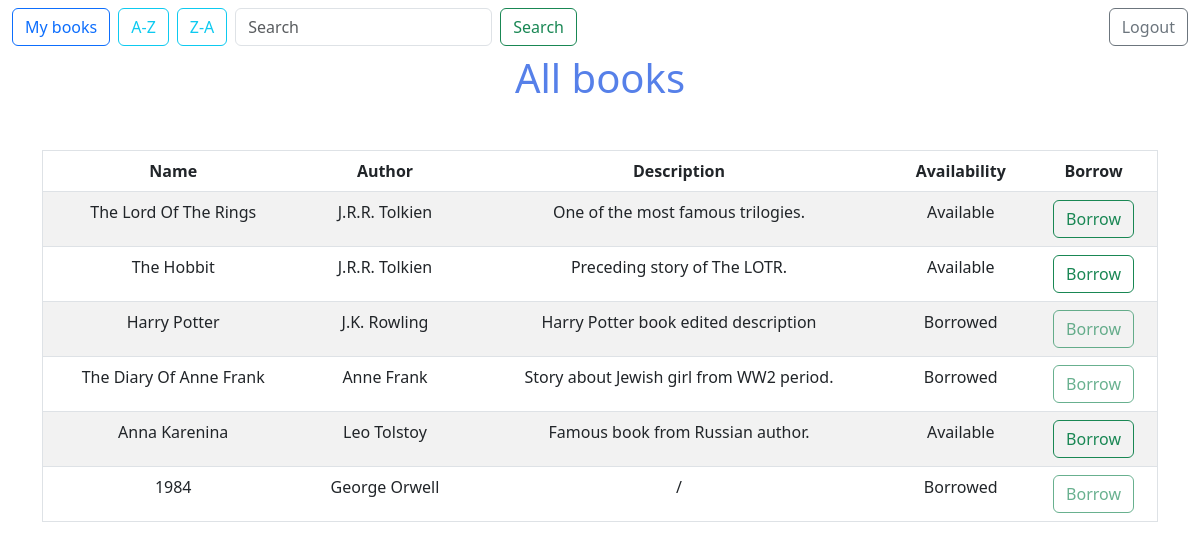
Page /books.php (signed in) on the committed database.
### tables this page shows
CREATE TABLE `books` (
  `id` int(11) NOT NULL,
  `name` varchar(50) NOT NULL,
  `author` int(11) NOT NULL,
  `description` text NOT NULL,
  `availability` varchar(50) NOT NULL
);

CREATE TABLE `author` (
  `id` int(11) NOT NULL,
  `name` varchar(50) NOT NULL
);

### books.php (the view, shortened to what this page needs)
<?php
    $conn = mysqli_connect('localhost', 'root', '', 'online_library_db');
?>
<!DOCTYPE html>
<html lang="en">
<head>
    <link href="https://cdn.jsdelivr.net/npm/bootstrap@5.3.0-alpha1/dist/css/bootstrap.min.css" rel="stylesheet">
    <link rel="stylesheet" href="style.css">
</head>
<body class="my-gradient">
    <nav class="navbar navbar-expand-lg ">
        <div class="container-fluid">
            <form action="my_books.php" method="post" class="d-flex me-2">
                <button class="btn btn-outline-primary">My books</button>
            </form>
            <form class="d-flex me-2" action="books.php" method="get">
                <button class="btn btn-outline-info" type="submit">A-Z</button>
            </form>
            <form class="d-flex me-2" action="books.php" method="get">
                <button class="btn btn-outline-info" type="submit">Z-A</button>
            </form>
            <form class="d-flex me-auto" role="search" action="books.php" method="get">
                <input class="form-control me-2" type="search" name="search" placeholder="Search" aria-label="Search">
                <button class="btn btn-outline-success" type="submit">Search</button>
            </form>
            <form class="d-flex ms-auto" action="logout.php" method="post">
                <button class="btn btn-outline-secondary" type="submit">Logout</button>
            </form>
        </div>
    </nav>
    <h1 class="text-center custom-text-blue ms-auto me-auto">All books</h1>
    <div class="container text-center mt-5">
        <table class="table table-striped admin-panel border">
            <thead>
                <tr>
                    <th>Name</th>
                    <th>Author</th>
                    <th>Description</th>
                    <th>Availability</th>
                    <th>Borrow</th>
                </tr>
            </thead>
            <tbody>
                <?php
                    if(key_exists('search', $_GET)){
                        $term = $_GET['search'];
                        $term = "%$term%";
                        $sql = "SELECT books.id, books.name AS name, author.name AS author, books.description, books.availability FROM books, author WHERE books.author = author.id AND (books.name LIKE ? OR author.name LIKE ?)";
                    }
                    else{
                        $sql = "SELECT books.id, books.name AS name, author.name AS author, books.description, books.availability FROM books, author WHERE books.author = author.id";
                    }
                    $stmt = mysqli_prepare($conn, $sql);
                    mysqli_stmt_execute($stmt);
                    $data = [];
                    $books = mysqli_stmt_get_result($stmt);
                    while ($row =  mysqli_fetch_assoc($books)) {
                        $data[] = $row;
                    }
                    foreach ($data as $book) {
                        $id = $book['id'];
                        $name = $book['name'];
                        $author = $book['author'];
                        $description = $book['description'];
                        $availability = $book['availability'];
                        $my_id = $_SESSION['my_id'];
                        echo
                        "
                            <tr>
                                <td id=\"name-$id\">$name</td>
                                <td id=\"author-$id\">$author</td>
                                <td id=\"description-$id\">$description</td>
                                <td id=\"availability-$id\">$availability</td>
                        ";
                        if($availability === 'Available'){
                            echo
                            "
                                    <td>
                                        <form action=\"borrow_book.php\" method=\"post\">
                                            <input type=\"hidden\" name=\"book_id\" value=\"$id\"/>
                                            <input type=\"hidden\" name=\"user_id\" value=\"$my_id\"/>
                                            <button class=\"btn btn-outline-success\">Borrow</button>
                                        </form>
                                    </td>
                                </tr>
                            ";
                        }
                        else{
                            echo
                            "
                                    <td>
                                        <form action=\"\" method=\"post\">
                                            <input type=\"hidden\" name=\"book_id\" value=\"$id\"/>
                                            <button class=\"btn btn-outline-success\" disabled >Borrow</button>
                                        </form>
                                    </td>
                                </tr>
                            ";
                        }
                    }
                ?>
            </tbody>
        </table>
    </div>
</body>
</html>

### style.css (style rules this page uses)
.custom-text-blue { color: #5680e9 }
.my-gradient { background-image: url("img/gradient.jpg"); background-size: cover; }
.admin-panel { background-image: linear-gradient(30deg, rgba(193, 200, 228, 0.5), rgba(132, 206, 235, 0.5), rgba(193, 200, 228, 0.5)); }

### rows in the picture
books: name "The Lord Of The Rings", author.name "J.R.R. Tolkien", description "One of the most famous trilogies.", availability "Available"
books: name "The Hobbit", author.name "J.R.R. Tolkien", description "Preceding story of The LOTR.", availability "Available"
books: name "Harry Potter", author.name "J.K. Rowling", description "Harry Potter book edited description", availability "Borrowed"
books: name "The Diary Of Anne Frank", author.name "Anne Frank", description "Story about Jewish girl from WW2 period.", availability "Borrowed"
books: name "Anna Karenina", author.name "Leo Tolstoy", description "Famous book from Russian author.", availability "Available"
books: name "1984", author.name "George Orwell", description "/", availability "Borrowed"
